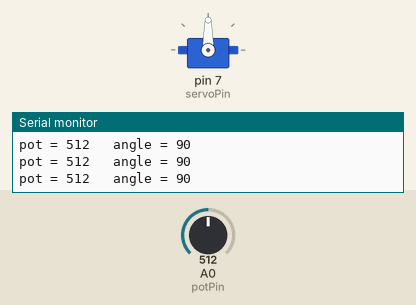
Recording of a program running on a simulated Arduino Uno, built with avr-gcc and run on an emulated ATmega328P. Parts: servo, the last lines printed to the serial monitor. The inputs (shaded band) are chosen by the test bench; at power-on: A0 (potPin) = 512.

Above: at 1.2 s.
1.3 s: A0 (potPin) set to 990
At 2.0 s:
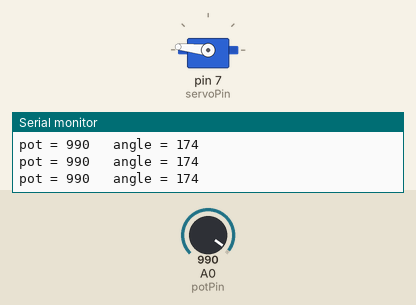
2.8 s: A0 (potPin) set to 1017
At 3.4 s:
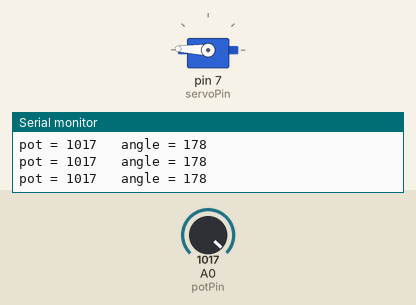
5.8 s: A0 (potPin) set to 578
At 6.1 s:
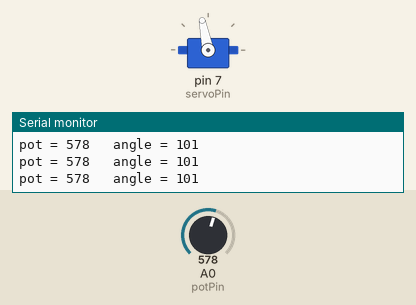
7.3 s: A0 (potPin) set to 555
At 8.5 s:
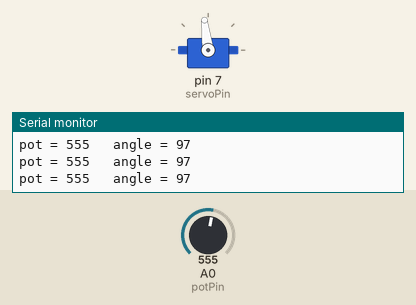
8.8 s: A0 (potPin) set to 1023
At 10.0 s:
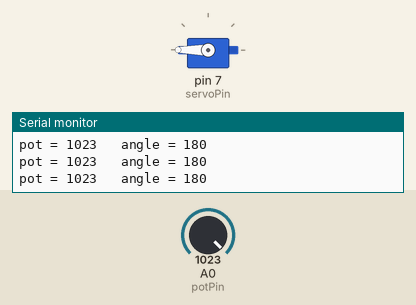
10.3 s: A0 (potPin) set to 900
At 11.4 s:
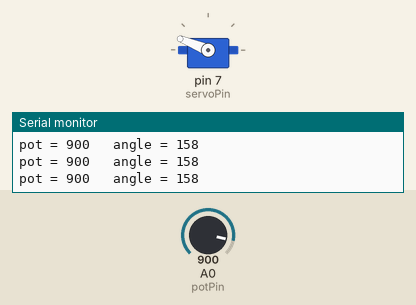
Timing chart, 0 to 12.8 s (numbered marks = the images above; inputs shaded):
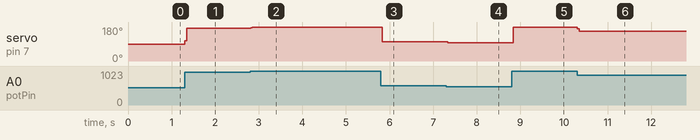

The program:

main.cpp
```cpp
#include <Arduino.h>
#include <Servo.h>

Servo myservo;

const int potPin = A0;
const int servoPin = 7;

int potValue = 0;
int angle = 0;

void setup() {
  myservo.attach(servoPin);
  Serial.begin(9600);
}

void loop() {
  // Average multiple reads — 850k pot has high impedance, single reads are noisy
  long sum = 0;
  for (int i = 0; i < 10; i++) {
    sum += analogRead(potPin);
    delay(2);
  }
  potValue = sum / 10;

  angle = map(potValue, 0, 1023, 0, 180);
  myservo.write(angle);

  Serial.print("pot = ");
  Serial.print(potValue);
  Serial.print("\t angle = ");
  Serial.println(angle);

  delay(15);
}
```

Measured:
- after the input at 1.3 s, servo on pin 7 (servoPin): 90° → 174° at once
- after the input at 2.8 s, servo on pin 7 (servoPin): 174° → 178° at once
- after the input at 5.8 s, servo on pin 7 (servoPin): 178° → 101° at once
- after the input at 7.3 s, servo on pin 7 (servoPin): 101° → 97° at once
- after the input at 8.8 s, servo on pin 7 (servoPin): 97° → 180° at once
- after the input at 10.3 s, servo on pin 7 (servoPin): 180° → 158° at once
